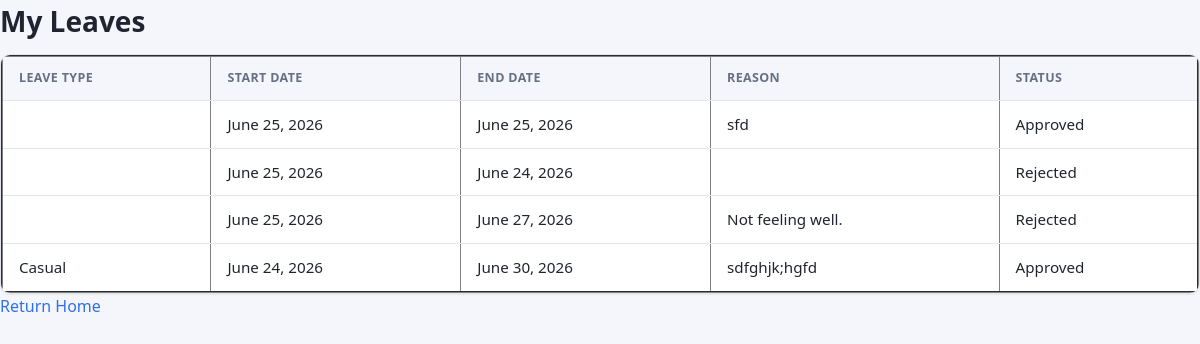
The page /leave/my_leaves/ (signed in) on the database its author committed.
### leave/models.py (models this page shows, shortened)
class Leave(models.Model):
    user=models.ForeignKey(User,on_delete=models.CASCADE)
    leave_type=models.CharField(max_length=20)
    start_date=models.DateField()
    end_date=models.DateField()
    reason=models.TextField()
    status=models.CharField(max_length=20,default="Pending")

### leave/views.py (the view)
# urls.py: path('my_leaves/',my_leaves,name="my_leaves"),
@login_required
def my_leaves(request):
    leaves=Leave.objects.filter(user=request.user)
    return render(request,"my_leaves.html",{'leaves':leaves})

### templates/my_leaves.html (shortened to what this page needs)
{% load static %}
<!DOCTYPE html>
<html lang="en">
<head>
    <link rel="stylesheet" href="{% static 'css/style.css' %}">
</head>
<body>
    <h1>My Leaves</h1>
    <div class="table-wrap">
    <table border="2px">
        <tr>
            <th>Leave type</th>
            <th>Start date</th>
            <th>End date</th>
            <th>Reason</th>
            <th>Status</th>
        </tr>
        {% for i in leaves %}
        <tr>
            <td>{{i.leave_type}}</td>
            <td>{{i.start_date}}</td>
            <td>{{i.end_date}}</td>
            <td>{{i.reason}}</td>
            <td>{{i.status}}</td>
        </tr>
        {% endfor %}
    </table>
    </div>
    <a href="{% url 'staff_dash' %}">Return Home</a>
</body>
</html>

### static/css/style.css (style rules this page uses)
:root { --color-primary: #2f6fed; --color-primary-dark: #1f52c4; --color-danger: #e5484d; --color-danger-dark: #c53d41; --color-success: #1e9e6b; --color-bg: #f4f6fb; --color-surface: #ffffff; --color-border: #e1e5ee; --color-text: #1f2430; --color-text-muted: #667085; --radius-sm: 6px; --radius-md: 10px; --radius-lg: 16px; --shadow-sm: 0 1px 2px rgba(16, 24, 40, 0.06); --shadow-md: 0 4px 16px rgba(16, 24, 40, 0.08); --space-1: 4px; --space-2: 8px; --space-3: 12px; --space-4: 16px; --space-5: 24px; --space-6: 32px; --font-sans: "Segoe UI", Roboto, Helvetica, Arial, sans-serif; }
* { box-sizing: border-box; }
body { margin: 0; min-height: 100vh; font-family: var(--font-sans); background: var(--color-bg); color: var(--color-text); line-height: 1.5; }
h1, h2, h3, h4 { margin: 0 0 var(--space-3); font-weight: 600; color: var(--color-text); }
h1 { font-size: 1.75rem; }
a { color: var(--color-primary); text-decoration: none; }
.table-wrap { overflow-x: auto; background: var(--color-surface); border: 1px solid var(--color-border); border-radius: var(--radius-md); box-shadow: var(--shadow-sm); }
table { width: 100%; border-collapse: collapse; font-size: 0.95rem; }
th, td { padding: var(--space-3) var(--space-4); text-align: left; border-bottom: 1px solid var(--color-border); }
th { background: var(--color-bg); font-weight: 600; color: var(--color-text-muted); text-transform: uppercase; font-size: 0.78rem; letter-spacing: 0.03em; }
tr:last-child td { border-bottom: none; }

### rows shown on the page
Leave: start_date "June 25, 2026", end_date "June 25, 2026", reason "sfd", status "Approved"
Leave: start_date "June 25, 2026", end_date "June 24, 2026", status "Rejected"
Leave: start_date "June 25, 2026", end_date "June 27, 2026", reason "Not feeling well.", status "Rejected"
Leave: leave_type "Casual", start_date "June 24, 2026", end_date "June 30, 2026", reason "sdfghjk;hgfd", status "Approved"
